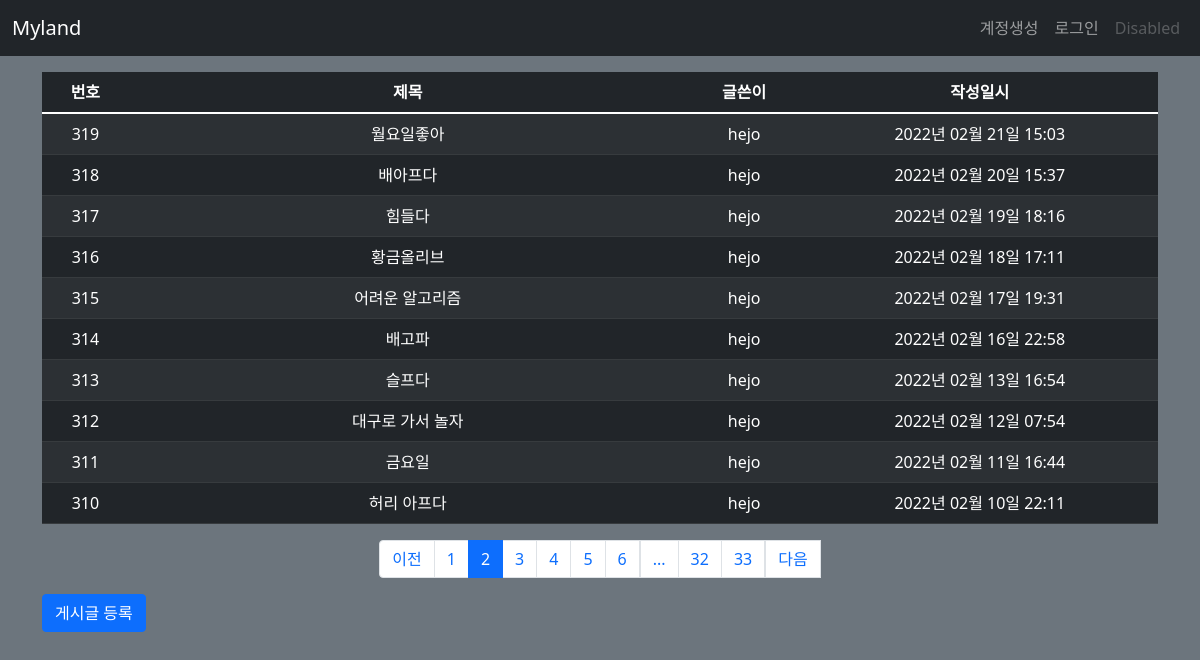
Page /post/list/?page=2 on the committed database.
### myland/models.py (models this page shows)
class Post(db.Model):
    id = db.Column(db.Integer, primary_key=True)
    title = db.Column(db.String(200), nullable=False)
    content = db.Column(db.Text, nullable=False)
    create_date = db.Column(db.DateTime(), nullable=False)
    user_id = db.Column(db.Integer, db.ForeignKey('user.id', ondelete='CASCADE'), nullable=False)
    user = db.relationship('User', backref=db.backref('post_set'))
    modify_date = db.Column(db.DateTime(), nullable=True)

class User(db.Model):
    id = db.Column(db.Integer, primary_key=True)
    username = db.Column(db.String(150), unique=True, nullable=False)
    password = db.Column(db.String(200), nullable=True)
    email = db.Column(db.String(120), unique=True, nullable=False)
    modify_date = db.Column(db.DateTime(), nullable=True)

### myland/views/post_views.py (the view)
@bp.route('/list/')
def _list():
    page = request.args.get('page', type=int, default=1)
    post_list = Post.query.order_by(Post.create_date.desc())
    post_list = post_list.paginate(page, per_page=10)
    return render_template('post/post_list.html', post_list=post_list)

### myland/filter.py (called while the page is built)
def format_datetime(value, fmt='%Y년 %m월 %d일 %H:%M'):
    return value.strftime(fmt)

### myland/views/auth_views.py (called while the page is built)
@bp.before_app_request
def load_logged_in_user():
    user_id = session.get('user_id')
    if user_id is None:
        g.user = None
    else:
        g.user = User.query.get(user_id)

### myland/templates/post/post_list.html
{% extends 'base.html' %}
{% block content %}
<div class="container my-3">
  <table class="table table-dark table-striped table-hover">
    <thead>
    <tr class="text-center">
      <th>번호</th>
      <th style="width:50%">제목</th>
      <th>글쓴이</th>
      <th>작성일시</th>
    </tr>
    </thead>
    <tbody>
    {% if post_list %}
    {% for post in post_list.items %}
    <tr class="text-center">
      <td>{{ post_list.total - ((post_list.page - 1) * post_list.per_page) - loop.index0 }}</td>
      <td class="text-left">
        <a href="{{ url_for('post.detail', post_id=post.id) }}" style="text-decoration-line: none; color: white;">{{ post.title }}</a>
      </td>
      <td>{{ post.user.username }}</td>
      <td>{{ post.create_date|datetime }}</td>
    </tr>
    {% endfor %}
    {% else %}
    <tr>
      <td colspan="3">게시글이 없습니다.</td>
    </tr>
    {% endif %}
    </tbody>
  </table>
  <ul class="pagination justify-content-center">
    {% if post_list.has_prev %}
    <li class="page-item">
      <a class="page-link" href="?page={{ post_list.prev_num }}">이전</a>
    </li>
    {% else %}
    <li class="page-item disabled">
      <a class="page-link" tabindex="-1" aria-disabled="true" href="#">이전</a>
    </li>
    {% endif %}
    {% for page_num in post_list.iter_pages() %}
      {% if page_num %}
        {% if page_num != post_list.page %}
        <li class="page-item">
          <a class="page-link" href="?page={{ page_num }}">{{ page_num }}</a>
        </li>
        {% else %}
        <li class="page-item active" aria-current="page">
          <a class="page-link" href="#">{{ page_num }}</a>
        </li>
        {% endif %}
      {% else %}
        <li class="disabled">
          <a class="page-link" href="#">...</a>
        </li>
      {% endif %}
    {% endfor %}
    {% if post_list.has_next %}
    <li class="page-items">
      <a class="page-link" href="?page={{ post_list.next_num }}">다음</a>
    </li>
    {% else %}
    <li class="page-item disabled">
      <a class="page-link" tabindex="-1" aria-disabled="true" href="#">다음</a>
    </li>
    {% endif %}
  </ul>
  <a href="{{ url_for('post.create') }}" class="btn btn-primary">게시글 등록</a>
</div>
{% endblock %}

### rows in the picture
Post: id "319", title "월요일좋아", user.username "hejo", create_date "2022년 02월 21일 15:03"
Post: id "318", title "배아프다", user.username "hejo", create_date "2022년 02월 20일 15:37"
Post: id "317", title "힘들다", user.username "hejo", create_date "2022년 02월 19일 18:16"
Post: id "316", title "황금올리브", user.username "hejo", create_date "2022년 02월 18일 17:11"
Post: id "315", title "어려운 알고리즘", user.username "hejo", create_date "2022년 02월 17일 19:31"
Post: id "314", title "배고파", user.username "hejo", create_date "2022년 02월 16일 22:58"
Post: id "313", title "슬프다", user.username "hejo", create_date "2022년 02월 13일 16:54"
Post: id "312", title "대구로 가서 놀자", user.username "hejo", create_date "2022년 02월 12일 07:54"
Post: id "311", title "금요일", user.username "hejo", create_date "2022년 02월 11일 16:44"
Post: id "310", title "허리 아프다", user.username "hejo", create_date "2022년 02월 10일 22:11"

### other values in the picture
{{ page_num }} "1" "3" "4" "5" "6" "32" "33"
{{ page_num }} "2"
